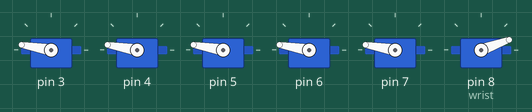
The sketch below on a simulated Arduino Uno, built with avr-gcc and run on an emulated ATmega328P. Parts: 6 × servo.

Above: at 0.5 s.
At 2.85 s:
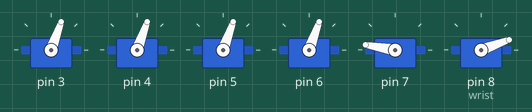
At 7.55 s:
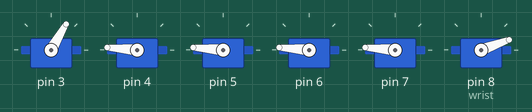
At 14.1 s:
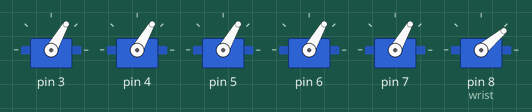
At 27.1 s:
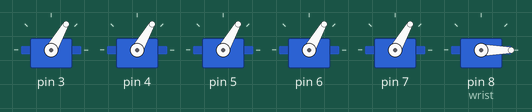
At 36.0 s:
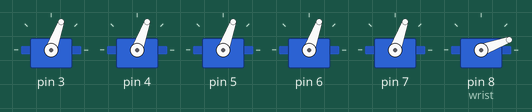
Timing chart, 0 to 39.9 s (numbered marks = the images above):
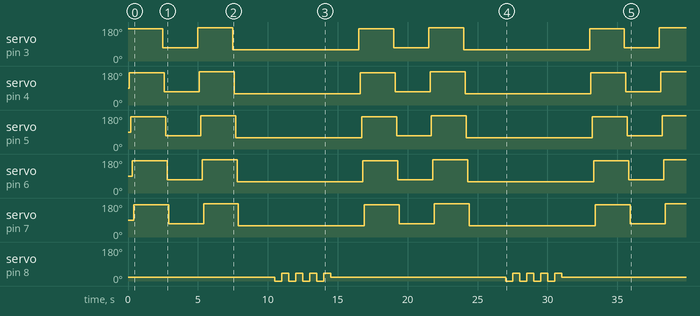

Measured:
- by itself, servo on pin 3: repeats every 16.5 s: 175° 2.5 s, 60° 9.0 s, 170° 2.5 s, 70° 2.5 s
- by itself, servo on pin 4–7: repeats every 16.5 s: 70° 2.5 s, 175° 2.5 s, 60° 9.0 s, 170° 2.5 s
- by itself, servo on pin 8 (wrist): 20° → 0° at 10.5 s, → 40° 0.50 s later, → 0° 0.50 s later, → 40° 0.50 s later, … (18 changes in this stretch)

The sketch:

HandSequences.ino
```cpp
#include <Servo.h>

Servo thumb;
Servo index;
Servo major;
Servo ring;
Servo annular;

int i;
int j;
Servo wrist;

Servo hand[]={thumb, index, major, ring, annular};

void setup() {

    for(i=0; i<5;i++){
        hand[i].attach(i+3);
    }
    wrist.attach(8);
    wrist.write(20);
}

void loop() {

    for (i=0;i<5;i++){
      hand[i].write(170);
      delay(100);
    }
    delay(2000);

    for (i=0;i<5;i++){
        hand[i].write(70);
        delay(100);
    }
    delay(2000);
    fuxx();

    delay(2000);
    like();

    delay(2000);
    coucou();

    delay(2000);
  }

 void fuxx(){
    for(i=0;i<5;i++){
        hand[i].write(175);
        delay(100);
    }
    major.write(60);
 }

void like(){
    for (i=0;i<5;i++){
        hand[i].write(60);
        delay(100);
    }
    major.write(180);
    ring.write(180);
}

void okay(){
    //revoir angle pouce index + retendre les cables
    for (i=0;i<5;i++){
        hand[i].write(60);
        delay(100);
    }
    thumb.write(170);
    index.write(140);
}

void coucou(){
    for (i=0;i<5;i++){
        hand[i].write(60);
        delay(100);
    }
    for (i=0;i<4;i++){
        wrist.write(0);
        delay(500);
        wrist.write(40);
        delay(500);
    }
    wrist.write(20);
}
```

bouton_d_action.ino
```cpp

```
